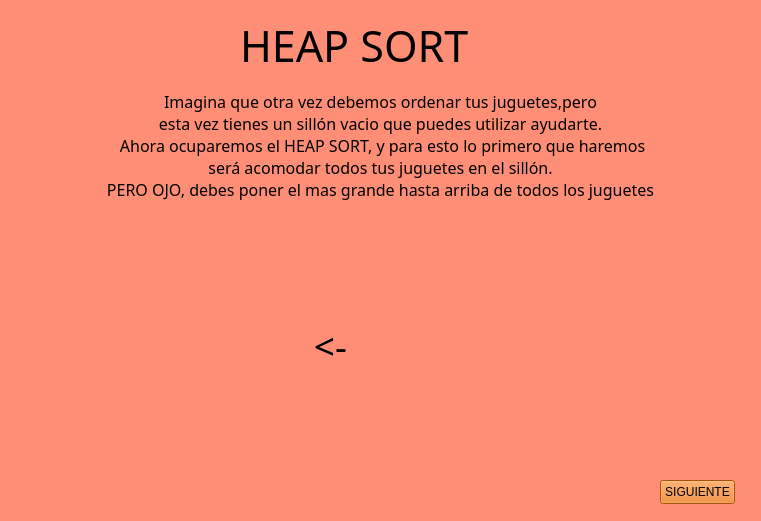
<?xml version="1.0" encoding="UTF-8"?>
<ui version="4.0">
 <class>StackedWidget</class>
 <widget class="QStackedWidget" name="StackedWidget">
  <property name="geometry">
   <rect>
    <x>0</x>
    <y>0</y>
    <width>761</width>
    <height>521</height>
   </rect>
  </property>
  <property name="windowTitle">
   <string>StackedWidget</string>
  </property>
  <property name="styleSheet">
   <string notr="true">background-color:rgb(255, 142, 119)</string>
  </property>
  <property name="currentIndex">
   <number>0</number>
  </property>
  <widget class="QWidget" name="page">
   <widget class="QLabel" name="label">
    <property name="geometry">
     <rect>
      <x>240</x>
      <y>20</y>
      <width>281</width>
      <height>51</height>
     </rect>
    </property>
    <property name="font">
     <font>
      <family>Caprasimo</family>
      <pointsize>32</pointsize>
      <bold>false</bold>
     </font>
    </property>
    <property name="text">
     <string>HEAP SORT</string>
    </property>
   </widget>
   <widget class="QLabel" name="label_2">
    <property name="geometry">
     <rect>
      <x>60</x>
      <y>220</y>
      <width>191</width>
      <height>241</height>
     </rect>
    </property>
    <property name="text">
     <string/>
    </property>
    <property name="pixmap">
     <pixmap>Sources/Images/sillon.png</pixmap>
    </property>
    <property name="scaledContents">
     <bool>true</bool>
    </property>
   </widget>
   <widget class="QPushButton" name="btnNext">
    <property name="geometry">
     <rect>
      <x>660</x>
      <y>480</y>
      <width>75</width>
      <height>24</height>
     </rect>
    </property>
    <property name="styleSheet">
     <string notr="true">background-color:rgb(232, 119, 21)</string>
    </property>
    <property name="text">
     <string>SIGUIENTE</string>
    </property>
   </widget>
   <widget class="QLabel" name="label_3">
    <property name="geometry">
     <rect>
      <x>80</x>
      <y>70</y>
      <width>601</width>
      <height>151</height>
     </rect>
    </property>
    <property name="font">
     <font>
      <family>Caprasimo</family>
      <pointsize>12</pointsize>
      <bold>false</bold>
     </font>
    </property>
    <property name="text">
     <string>Imagina que otra vez debemos ordenar tus juguetes,pero 
esta vez tienes un sillón vacio que puedes utilizar ayudarte.
 Ahora ocuparemos el HEAP SORT, y para esto lo primero que haremos
será acomodar todos tus juguetes en el sillón.
PERO OJO, debes poner el mas grande hasta arriba de todos los juguetes</string>
    </property>
    <property name="alignment">
     <set>Qt::AlignmentFlag::AlignCenter</set>
    </property>
   </widget>
   <widget class="QLabel" name="label_4">
    <property name="geometry">
     <rect>
      <x>400</x>
      <y>400</y>
      <width>61</width>
      <height>41</height>
     </rect>
    </property>
    <property name="text">
     <string/>
    </property>
    <property name="pixmap">
     <pixmap>Sources/Images/camion.png</pixmap>
    </property>
    <property name="scaledContents">
     <bool>true</bool>
    </property>
   </widget>
   <widget class="QLabel" name="label_5">
    <property name="geometry">
     <rect>
      <x>400</x>
      <y>335</y>
      <width>71</width>
      <height>41</height>
     </rect>
    </property>
    <property name="text">
     <string/>
    </property>
    <property name="pixmap">
     <pixmap>Sources/Images/carro.png</pixmap>
    </property>
    <property name="scaledContents">
     <bool>true</bool>
    </property>
   </widget>
   <widget class="QLabel" name="label_6">
    <property name="geometry">
     <rect>
      <x>490</x>
      <y>385</y>
      <width>81</width>
      <height>61</height>
     </rect>
    </property>
    <property name="text">
     <string/>
    </property>
    <property name="pixmap">
     <pixmap>Sources/Images/heli.png</pixmap>
    </property>
    <property name="scaledContents">
     <bool>true</bool>
    </property>
   </widget>
   <widget class="QLabel" name="label_7">
    <property name="geometry">
     <rect>
      <x>490</x>
      <y>275</y>
      <width>81</width>
      <height>91</height>
     </rect>
    </property>
    <property name="text">
     <string/>
    </property>
    <property name="pixmap">
     <pixmap>Sources/Images/muñeca.png</pixmap>
    </property>
    <property name="scaledContents">
     <bool>true</bool>
    </property>
   </widget>
   <widget class="QLabel" name="label_8">
    <property name="geometry">
     <rect>
      <x>590</x>
      <y>330</y>
      <width>81</width>
      <height>111</height>
     </rect>
    </property>
    <property name="text">
     <string/>
    </property>
    <property name="pixmap">
     <pixmap>Sources/Images/robot.png</pixmap>
    </property>
    <property name="scaledContents">
     <bool>true</bool>
    </property>
   </widget>
   <widget class="QLabel" name="label_9">
    <property name="geometry">
     <rect>
      <x>290</x>
      <y>310</y>
      <width>81</width>
      <height>71</height>
     </rect>
    </property>
    <property name="font">
     <font>
      <family>Caprasimo</family>
      <pointsize>28</pointsize>
      <bold>false</bold>
     </font>
    </property>
    <property name="text">
     <string>&lt;-</string>
    </property>
    <property name="alignment">
     <set>Qt::AlignmentFlag::AlignCenter</set>
    </property>
   </widget>
  </widget>
  <widget class="QWidget" name="page_2">
   <widget class="QPushButton" name="btnNext_2">
    <property name="geometry">
     <rect>
      <x>660</x>
      <y>480</y>
      <width>75</width>
      <height>24</height>
     </rect>
    </property>
    <property name="styleSheet">
     <string notr="true">background-color:rgb(232, 119, 21)</string>
    </property>
    <property name="text">
     <string>SIGUIENTE</string>
    </property>
   </widget>
   <widget class="QLabel" name="label_11">
    <property name="geometry">
     <rect>
      <x>60</x>
      <y>60</y>
      <width>641</width>
      <height>151</height>
     </rect>
    </property>
    <property name="font">
     <font>
      <family>Caprasimo</family>
      <pointsize>12</pointsize>
      <bold>false</bold>
     </font>
    </property>
    <property name="text">
     <string>Ahora, de la montaña magica que hicimos en el sillón, vamos a quitar 
el juguete de hasta arriba para ponerlo en el lugar donde lo vamos a guardar.</string>
    </property>
    <property name="alignment">
     <set>Qt::AlignmentFlag::AlignCenter</set>
    </property>
   </widget>
   <widget class="QLabel" name="label_12">
    <property name="geometry">
     <rect>
      <x>30</x>
      <y>190</y>
      <width>251</width>
      <height>331</height>
     </rect>
    </property>
    <property name="text">
     <string/>
    </property>
    <property name="pixmap">
     <pixmap>Sources/Images/sillon.png</pixmap>
    </property>
    <property name="scaledContents">
     <bool>true</bool>
    </property>
   </widget>
   <widget class="QLabel" name="label_13">
    <property name="geometry">
     <rect>
      <x>120</x>
      <y>360</y>
      <width>81</width>
      <height>61</height>
     </rect>
    </property>
    <property name="text">
     <string/>
    </property>
    <property name="pixmap">
     <pixmap>Sources/Images/heli.png</pixmap>
    </property>
    <property name="scaledContents">
     <bool>true</bool>
    </property>
   </widget>
   <widget class="QLabel" name="label_14">
    <property name="geometry">
     <rect>
      <x>170</x>
      <y>330</y>
      <width>71</width>
      <height>41</height>
     </rect>
    </property>
    <property name="text">
     <string/>
    </property>
    <property name="pixmap">
     <pixmap>Sources/Images/carro.png</pixmap>
    </property>
    <property name="scaledContents">
     <bool>true</bool>
    </property>
   </widget>
   <widget class="QLabel" name="label_15">
    <property name="geometry">
     <rect>
      <x>60</x>
      <y>360</y>
      <width>61</width>
      <height>41</height>
     </rect>
    </property>
    <property name="text">
     <string/>
    </property>
    <property name="pixmap">
     <pixmap>Sources/Images/camion.png</pixmap>
    </property>
    <property name="scaledContents">
     <bool>true</bool>
    </property>
   </widget>
   <widget class="QLabel" name="label_16">
    <property name="geometry">
     <rect>
      <x>160</x>
      <y>220</y>
      <width>81</width>
      <height>111</height>
     </rect>
    </property>
    <property name="text">
     <string/>
    </property>
    <property name="pixmap">
     <pixmap>Sources/Images/robot.png</pixmap>
    </property>
    <property name="scaledContents">
     <bool>true</bool>
    </property>
   </widget>
   <widget class="QLabel" name="label_17">
    <property name="geometry">
     <rect>
      <x>90</x>
      <y>270</y>
      <width>81</width>
      <height>91</height>
     </rect>
    </property>
    <property name="text">
     <string/>
    </property>
    <property name="pixmap">
     <pixmap>Sources/Images/muñeca.png</pixmap>
    </property>
    <property name="scaledContents">
     <bool>true</bool>
    </property>
   </widget>
   <widget class="QLabel" name="label_18">
    <property name="geometry">
     <rect>
      <x>280</x>
      <y>300</y>
      <width>81</width>
      <height>71</height>
     </rect>
    </property>
    <property name="font">
     <font>
      <pointsize>28</pointsize>
      <bold>true</bold>
     </font>
    </property>
    <property name="text">
     <string>-&gt;</string>
    </property>
    <property name="alignment">
     <set>Qt::AlignmentFlag::AlignCenter</set>
    </property>
   </widget>
   <widget class="QLabel" name="label_19">
    <property name="geometry">
     <rect>
      <x>670</x>
      <y>290</y>
      <width>51</width>
      <height>81</height>
     </rect>
    </property>
    <property name="text">
     <string/>
    </property>
    <property name="pixmap">
     <pixmap>Sources/Images/robot.png</pixmap>
    </property>
    <property name="scaledContents">
     <bool>true</bool>
    </property>
   </widget>
   <widget class="QLabel" name="label_20">
    <property name="geometry">
     <rect>
      <x>360</x>
      <y>270</y>
      <width>371</width>
      <height>121</height>
     </rect>
    </property>
    <property name="text">
     <string/>
    </property>
    <property name="pixmap">
     <pixmap>Sources/Images/mueble.png</pixmap>
    </property>
    <property name="scaledContents">
     <bool>true</bool>
    </property>
   </widget>
   <widget class="QLabel" name="label_10">
    <property name="geometry">
     <rect>
      <x>240</x>
      <y>20</y>
      <width>281</width>
      <height>51</height>
     </rect>
    </property>
    <property name="font">
     <font>
      <family>Caprasimo</family>
      <pointsize>32</pointsize>
      <bold>false</bold>
     </font>
    </property>
    <property name="text">
     <string>HEAP SORT</string>
    </property>
   </widget>
   <zorder>btnNext_2</zorder>
   <zorder>label_11</zorder>
   <zorder>label_12</zorder>
   <zorder>label_13</zorder>
   <zorder>label_14</zorder>
   <zorder>label_15</zorder>
   <zorder>label_16</zorder>
   <zorder>label_17</zorder>
   <zorder>label_18</zorder>
   <zorder>label_20</zorder>
   <zorder>label_19</zorder>
   <zorder>label_10</zorder>
  </widget>
  <widget class="QWidget" name="page_3">
   <widget class="QPushButton" name="btnNext_3">
    <property name="geometry">
     <rect>
      <x>660</x>
      <y>480</y>
      <width>75</width>
      <height>24</height>
     </rect>
    </property>
    <property name="styleSheet">
     <string notr="true">background-color:rgb(232, 119, 21)</string>
    </property>
    <property name="text">
     <string>SIGUIENTE</string>
    </property>
   </widget>
   <widget class="QLabel" name="label_22">
    <property name="geometry">
     <rect>
      <x>70</x>
      <y>60</y>
      <width>611</width>
      <height>151</height>
     </rect>
    </property>
    <property name="font">
     <font>
      <family>Caprasimo</family>
      <pointsize>12</pointsize>
      <bold>false</bold>
     </font>
    </property>
    <property name="text">
     <string>Ya ordenamos el primer juguete, pero ahora en 
el sillón debemos poner hasta arriba, el nuevo juegute mas grande. una 
vez que lo pongamos y sepamos cúal es, otra vez sacaremos ese juguete del 
sillón para ponerlo en el mueble</string>
    </property>
    <property name="alignment">
     <set>Qt::AlignmentFlag::AlignCenter</set>
    </property>
   </widget>
   <widget class="QLabel" name="label_23">
    <property name="geometry">
     <rect>
      <x>120</x>
      <y>330</y>
      <width>81</width>
      <height>61</height>
     </rect>
    </property>
    <property name="text">
     <string/>
    </property>
    <property name="pixmap">
     <pixmap>Sources/Images/heli.png</pixmap>
    </property>
    <property name="scaledContents">
     <bool>true</bool>
    </property>
   </widget>
   <widget class="QLabel" name="label_24">
    <property name="geometry">
     <rect>
      <x>60</x>
      <y>330</y>
      <width>61</width>
      <height>41</height>
     </rect>
    </property>
    <property name="text">
     <string/>
    </property>
    <property name="pixmap">
     <pixmap>Sources/Images/camion.png</pixmap>
    </property>
    <property name="scaledContents">
     <bool>true</bool>
    </property>
   </widget>
   <widget class="QLabel" name="label_25">
    <property name="geometry">
     <rect>
      <x>280</x>
      <y>270</y>
      <width>81</width>
      <height>71</height>
     </rect>
    </property>
    <property name="font">
     <font>
      <family>Caprasimo</family>
      <pointsize>28</pointsize>
      <bold>false</bold>
     </font>
    </property>
    <property name="text">
     <string>-&gt;</string>
    </property>
    <property name="alignment">
     <set>Qt::AlignmentFlag::AlignCenter</set>
    </property>
   </widget>
   <widget class="QLabel" name="label_26">
    <property name="geometry">
     <rect>
      <x>30</x>
      <y>180</y>
      <width>251</width>
      <height>311</height>
     </rect>
    </property>
    <property name="text">
     <string/>
    </property>
    <property name="pixmap">
     <pixmap>Sources/Images/sillon.png</pixmap>
    </property>
    <property name="scaledContents">
     <bool>true</bool>
    </property>
   </widget>
   <widget class="QLabel" name="label_28">
    <property name="geometry">
     <rect>
      <x>110</x>
      <y>200</y>
      <width>81</width>
      <height>91</height>
     </rect>
    </property>
    <property name="text">
     <string/>
    </property>
    <property name="pixmap">
     <pixmap>Sources/Images/muñeca.png</pixmap>
    </property>
    <property name="scaledContents">
     <bool>true</bool>
    </property>
   </widget>
   <widget class="QLabel" name="label_29">
    <property name="geometry">
     <rect>
      <x>80</x>
      <y>290</y>
      <width>71</width>
      <height>41</height>
     </rect>
    </property>
    <property name="text">
     <string/>
    </property>
    <property name="pixmap">
     <pixmap>Sources/Images/carro.png</pixmap>
    </property>
    <property name="scaledContents">
     <bool>true</bool>
    </property>
   </widget>
   <widget class="QLabel" name="label_30">
    <property name="geometry">
     <rect>
      <x>90</x>
      <y>330</y>
      <width>61</width>
      <height>41</height>
     </rect>
    </property>
    <property name="text">
     <string/>
    </property>
    <property name="pixmap">
     <pixmap>Sources/Images/camion.png</pixmap>
    </property>
    <property name="scaledContents">
     <bool>true</bool>
    </property>
   </widget>
   <widget class="QLabel" name="label_31">
    <property name="geometry">
     <rect>
      <x>150</x>
      <y>290</y>
      <width>81</width>
      <height>61</height>
     </rect>
    </property>
    <property name="text">
     <string/>
    </property>
    <property name="pixmap">
     <pixmap>Sources/Images/heli.png</pixmap>
    </property>
    <property name="scaledContents">
     <bool>true</bool>
    </property>
   </widget>
   <widget class="QLabel" name="label_27">
    <property name="geometry">
     <rect>
      <x>670</x>
      <y>280</y>
      <width>51</width>
      <height>81</height>
     </rect>
    </property>
    <property name="text">
     <string/>
    </property>
    <property name="pixmap">
     <pixmap>Sources/Images/robot.png</pixmap>
    </property>
    <property name="scaledContents">
     <bool>true</bool>
    </property>
   </widget>
   <widget class="QLabel" name="label_32">
    <property name="geometry">
     <rect>
      <x>360</x>
      <y>260</y>
      <width>371</width>
      <height>121</height>
     </rect>
    </property>
    <property name="text">
     <string/>
    </property>
    <property name="pixmap">
     <pixmap>Sources/Images/mueble.png</pixmap>
    </property>
    <property name="scaledContents">
     <bool>true</bool>
    </property>
   </widget>
   <widget class="QLabel" name="label_33">
    <property name="geometry">
     <rect>
      <x>600</x>
      <y>290</y>
      <width>51</width>
      <height>71</height>
     </rect>
    </property>
    <property name="text">
     <string/>
    </property>
    <property name="pixmap">
     <pixmap>Sources/Images/muñeca.png</pixmap>
    </property>
    <property name="scaledContents">
     <bool>true</bool>
    </property>
   </widget>
   <widget class="QLabel" name="label_21">
    <property name="geometry">
     <rect>
      <x>240</x>
      <y>20</y>
      <width>281</width>
      <height>51</height>
     </rect>
    </property>
    <property name="font">
     <font>
      <family>Caprasimo</family>
      <pointsize>32</pointsize>
      <bold>false</bold>
     </font>
    </property>
    <property name="text">
     <string>HEAP SORT</string>
    </property>
   </widget>
   <zorder>btnNext_3</zorder>
   <zorder>label_22</zorder>
   <zorder>label_23</zorder>
   <zorder>label_24</zorder>
   <zorder>label_25</zorder>
   <zorder>label_26</zorder>
   <zorder>label_28</zorder>
   <zorder>label_29</zorder>
   <zorder>label_30</zorder>
   <zorder>label_31</zorder>
   <zorder>label_32</zorder>
   <zorder>label_27</zorder>
   <zorder>label_33</zorder>
   <zorder>label_21</zorder>
  </widget>
  <widget class="QWidget" name="page_4">
   <widget class="QLabel" name="label_35">
    <property name="geometry">
     <rect>
      <x>20</x>
      <y>170</y>
      <width>251</width>
      <height>311</height>
     </rect>
    </property>
    <property name="text">
     <string/>
    </property>
    <property name="pixmap">
     <pixmap>Sources/Images/sillon.png</pixmap>
    </property>
    <property name="scaledContents">
     <bool>true</bool>
    </property>
   </widget>
   <widget class="QLabel" name="label_36">
    <property name="geometry">
     <rect>
      <x>360</x>
      <y>250</y>
      <width>371</width>
      <height>121</height>
     </rect>
    </property>
    <property name="text">
     <string/>
    </property>
    <property name="pixmap">
     <pixmap>Sources/Images/mueble.png</pixmap>
    </property>
    <property name="scaledContents">
     <bool>true</bool>
    </property>
   </widget>
   <widget class="QPushButton" name="btnNext_4">
    <property name="geometry">
     <rect>
      <x>660</x>
      <y>480</y>
      <width>75</width>
      <height>24</height>
     </rect>
    </property>
    <property name="styleSheet">
     <string notr="true">background-color:rgb(232, 119, 21)</string>
    </property>
    <property name="text">
     <string>SIGUIENTE</string>
    </property>
   </widget>
   <widget class="QLabel" name="label_37">
    <property name="geometry">
     <rect>
      <x>70</x>
      <y>60</y>
      <width>601</width>
      <height>151</height>
     </rect>
    </property>
    <property name="font">
     <font>
      <family>Caprasimo</family>
      <pointsize>12</pointsize>
      <bold>false</bold>
     </font>
    </property>
    <property name="text">
     <string>Repetimos el proceso.
Ordenamos el sillon poniendo el nuevo juguete mas grande hasta arriba. 
Debemos sacar el mas grande del sillón para ponerlo en el mueble.</string>
    </property>
    <property name="alignment">
     <set>Qt::AlignmentFlag::AlignCenter</set>
    </property>
   </widget>
   <widget class="QLabel" name="label_38">
    <property name="geometry">
     <rect>
      <x>670</x>
      <y>280</y>
      <width>51</width>
      <height>81</height>
     </rect>
    </property>
    <property name="text">
     <string/>
    </property>
    <property name="pixmap">
     <pixmap>Sources/Images/robot.png</pixmap>
    </property>
    <property name="scaledContents">
     <bool>true</bool>
    </property>
   </widget>
   <widget class="QLabel" name="label_39">
    <property name="geometry">
     <rect>
      <x>600</x>
      <y>290</y>
      <width>51</width>
      <height>71</height>
     </rect>
    </property>
    <property name="text">
     <string/>
    </property>
    <property name="pixmap">
     <pixmap>Sources/Images/muñeca.png</pixmap>
    </property>
    <property name="scaledContents">
     <bool>true</bool>
    </property>
   </widget>
   <widget class="QLabel" name="label_40">
    <property name="geometry">
     <rect>
      <x>100</x>
      <y>250</y>
      <width>81</width>
      <height>61</height>
     </rect>
    </property>
    <property name="text">
     <string/>
    </property>
    <property name="pixmap">
     <pixmap>Sources/Images/heli.png</pixmap>
    </property>
    <property name="scaledContents">
     <bool>true</bool>
    </property>
   </widget>
   <widget class="QLabel" name="label_41">
    <property name="geometry">
     <rect>
      <x>70</x>
      <y>310</y>
      <width>61</width>
      <height>41</height>
     </rect>
    </property>
    <property name="text">
     <string/>
    </property>
    <property name="pixmap">
     <pixmap>Sources/Images/camion.png</pixmap>
    </property>
    <property name="scaledContents">
     <bool>true</bool>
    </property>
   </widget>
   <widget class="QLabel" name="label_42">
    <property name="geometry">
     <rect>
      <x>140</x>
      <y>310</y>
      <width>71</width>
      <height>41</height>
     </rect>
    </property>
    <property name="text">
     <string/>
    </property>
    <property name="pixmap">
     <pixmap>Sources/Images/carro.png</pixmap>
    </property>
    <property name="scaledContents">
     <bool>true</bool>
    </property>
   </widget>
   <widget class="QLabel" name="label_43">
    <property name="geometry">
     <rect>
      <x>270</x>
      <y>280</y>
      <width>81</width>
      <height>71</height>
     </rect>
    </property>
    <property name="font">
     <font>
      <family>Caprasimo</family>
      <pointsize>28</pointsize>
      <bold>false</bold>
     </font>
    </property>
    <property name="text">
     <string>-&gt;</string>
    </property>
    <property name="alignment">
     <set>Qt::AlignmentFlag::AlignCenter</set>
    </property>
   </widget>
   <widget class="QLabel" name="label_44">
    <property name="geometry">
     <rect>
      <x>530</x>
      <y>310</y>
      <width>51</width>
      <height>51</height>
     </rect>
    </property>
    <property name="text">
     <string/>
    </property>
    <property name="pixmap">
     <pixmap>Sources/Images/heli.png</pixmap>
    </property>
    <property name="scaledContents">
     <bool>true</bool>
    </property>
   </widget>
   <widget class="QLabel" name="label_34">
    <property name="geometry">
     <rect>
      <x>240</x>
      <y>20</y>
      <width>281</width>
      <height>51</height>
     </rect>
    </property>
    <property name="font">
     <font>
      <family>Caprasimo</family>
      <pointsize>32</pointsize>
      <bold>false</bold>
     </font>
    </property>
    <property name="text">
     <string>HEAP SORT</string>
    </property>
   </widget>
  </widget>
  <widget class="QWidget" name="page_5">
   <widget class="QLabel" name="label_45">
    <property name="geometry">
     <rect>
      <x>600</x>
      <y>260</y>
      <width>51</width>
      <height>71</height>
     </rect>
    </property>
    <property name="text">
     <string/>
    </property>
    <property name="pixmap">
     <pixmap>Sources/Images/muñeca.png</pixmap>
    </property>
    <property name="scaledContents">
     <bool>true</bool>
    </property>
   </widget>
   <widget class="QLabel" name="label_46">
    <property name="geometry">
     <rect>
      <x>530</x>
      <y>280</y>
      <width>51</width>
      <height>51</height>
     </rect>
    </property>
    <property name="text">
     <string/>
    </property>
    <property name="pixmap">
     <pixmap>Sources/Images/heli.png</pixmap>
    </property>
    <property name="scaledContents">
     <bool>true</bool>
    </property>
   </widget>
   <widget class="QLabel" name="label_47">
    <property name="geometry">
     <rect>
      <x>20</x>
      <y>150</y>
      <width>251</width>
      <height>311</height>
     </rect>
    </property>
    <property name="text">
     <string/>
    </property>
    <property name="pixmap">
     <pixmap>Sources/Images/sillon.png</pixmap>
    </property>
    <property name="scaledContents">
     <bool>true</bool>
    </property>
   </widget>
   <widget class="QLabel" name="label_48">
    <property name="geometry">
     <rect>
      <x>670</x>
      <y>250</y>
      <width>51</width>
      <height>81</height>
     </rect>
    </property>
    <property name="text">
     <string/>
    </property>
    <property name="pixmap">
     <pixmap>Sources/Images/robot.png</pixmap>
    </property>
    <property name="scaledContents">
     <bool>true</bool>
    </property>
   </widget>
   <widget class="QPushButton" name="btnNext_5">
    <property name="geometry">
     <rect>
      <x>660</x>
      <y>480</y>
      <width>75</width>
      <height>24</height>
     </rect>
    </property>
    <property name="styleSheet">
     <string notr="true">background-color:rgb(232, 119, 21)</string>
    </property>
    <property name="text">
     <string>SIGUIENTE</string>
    </property>
   </widget>
   <widget class="QLabel" name="label_50">
    <property name="geometry">
     <rect>
      <x>360</x>
      <y>230</y>
      <width>371</width>
      <height>121</height>
     </rect>
    </property>
    <property name="text">
     <string/>
    </property>
    <property name="pixmap">
     <pixmap>Sources/Images/mueble.png</pixmap>
    </property>
    <property name="scaledContents">
     <bool>true</bool>
    </property>
   </widget>
   <widget class="QLabel" name="label_51">
    <property name="geometry">
     <rect>
      <x>110</x>
      <y>240</y>
      <width>71</width>
      <height>41</height>
     </rect>
    </property>
    <property name="text">
     <string/>
    </property>
    <property name="pixmap">
     <pixmap>Sources/Images/carro.png</pixmap>
    </property>
    <property name="scaledContents">
     <bool>true</bool>
    </property>
   </widget>
   <widget class="QLabel" name="label_52">
    <property name="geometry">
     <rect>
      <x>110</x>
      <y>280</y>
      <width>61</width>
      <height>41</height>
     </rect>
    </property>
    <property name="text">
     <string/>
    </property>
    <property name="pixmap">
     <pixmap>Sources/Images/camion.png</pixmap>
    </property>
    <property name="scaledContents">
     <bool>true</bool>
    </property>
   </widget>
   <widget class="QLabel" name="label_53">
    <property name="geometry">
     <rect>
      <x>270</x>
      <y>250</y>
      <width>81</width>
      <height>71</height>
     </rect>
    </property>
    <property name="font">
     <font>
      <family>Caprasimo</family>
      <pointsize>28</pointsize>
      <bold>false</bold>
     </font>
    </property>
    <property name="text">
     <string>-&gt;</string>
    </property>
    <property name="alignment">
     <set>Qt::AlignmentFlag::AlignCenter</set>
    </property>
   </widget>
   <widget class="QLabel" name="label_54">
    <property name="geometry">
     <rect>
      <x>80</x>
      <y>60</y>
      <width>601</width>
      <height>151</height>
     </rect>
    </property>
    <property name="font">
     <font>
      <family>Caprasimo</family>
      <pointsize>12</pointsize>
      <bold>false</bold>
     </font>
    </property>
    <property name="text">
     <string>Repetimos el proceso.
Ordenamos el sillon poniendo el nuevo juguete mas grande hasta arriba. 
Debemos sacar el mas grande del sillón para ponerlo en el mueble.</string>
    </property>
    <property name="alignment">
     <set>Qt::AlignmentFlag::AlignCenter</set>
    </property>
   </widget>
   <widget class="QLabel" name="label_55">
    <property name="geometry">
     <rect>
      <x>460</x>
      <y>290</y>
      <width>51</width>
      <height>31</height>
     </rect>
    </property>
    <property name="text">
     <string/>
    </property>
    <property name="pixmap">
     <pixmap>Sources/Images/carro.png</pixmap>
    </property>
    <property name="scaledContents">
     <bool>true</bool>
    </property>
   </widget>
   <widget class="QLabel" name="label_49">
    <property name="geometry">
     <rect>
      <x>240</x>
      <y>20</y>
      <width>281</width>
      <height>51</height>
     </rect>
    </property>
    <property name="font">
     <font>
      <family>Caprasimo</family>
      <pointsize>32</pointsize>
      <bold>false</bold>
     </font>
    </property>
    <property name="text">
     <string>HEAP SORT</string>
    </property>
   </widget>
   <zorder>label_47</zorder>
   <zorder>btnNext_5</zorder>
   <zorder>label_50</zorder>
   <zorder>label_46</zorder>
   <zorder>label_45</zorder>
   <zorder>label_48</zorder>
   <zorder>label_51</zorder>
   <zorder>label_52</zorder>
   <zorder>label_53</zorder>
   <zorder>label_54</zorder>
   <zorder>label_55</zorder>
   <zorder>label_49</zorder>
  </widget>
  <widget class="QWidget" name="page_6">
   <widget class="QPushButton" name="btnTermiando">
    <property name="geometry">
     <rect>
      <x>310</x>
      <y>430</y>
      <width>141</width>
      <height>51</height>
     </rect>
    </property>
    <property name="styleSheet">
     <string notr="true">background-color:rgb(232, 119, 21)</string>
    </property>
    <property name="text">
     <string>TERMINADO</string>
    </property>
   </widget>
   <widget class="QLabel" name="label_56">
    <property name="geometry">
     <rect>
      <x>260</x>
      <y>270</y>
      <width>81</width>
      <height>71</height>
     </rect>
    </property>
    <property name="font">
     <font>
      <family>Caprasimo</family>
      <pointsize>28</pointsize>
      <bold>false</bold>
     </font>
    </property>
    <property name="text">
     <string>-&gt;</string>
    </property>
    <property name="alignment">
     <set>Qt::AlignmentFlag::AlignCenter</set>
    </property>
   </widget>
   <widget class="QLabel" name="label_57">
    <property name="geometry">
     <rect>
      <x>80</x>
      <y>60</y>
      <width>601</width>
      <height>151</height>
     </rect>
    </property>
    <property name="font">
     <font>
      <family>Caprasimo</family>
      <pointsize>12</pointsize>
      <bold>false</bold>
     </font>
    </property>
    <property name="text">
     <string>Una vez que ya no tengamos nada en el sillón 
y metamos todos nuestros juguetes en el mueble
Habremos acabado de ordenar con nuestro amigo HEAP SORT.
¿Qué te pareció este método? 
¿Te gustó?</string>
    </property>
    <property name="alignment">
     <set>Qt::AlignmentFlag::AlignCenter</set>
    </property>
   </widget>
   <widget class="QLabel" name="label_58">
    <property name="geometry">
     <rect>
      <x>40</x>
      <y>180</y>
      <width>231</width>
      <height>291</height>
     </rect>
    </property>
    <property name="text">
     <string/>
    </property>
    <property name="pixmap">
     <pixmap>Sources/Images/sillon.png</pixmap>
    </property>
    <property name="scaledContents">
     <bool>true</bool>
    </property>
   </widget>
   <widget class="QLabel" name="label_59">
    <property name="geometry">
     <rect>
      <x>350</x>
      <y>250</y>
      <width>371</width>
      <height>121</height>
     </rect>
    </property>
    <property name="text">
     <string/>
    </property>
    <property name="pixmap">
     <pixmap>Sources/Images/mueble.png</pixmap>
    </property>
    <property name="scaledContents">
     <bool>true</bool>
    </property>
   </widget>
   <widget class="QLabel" name="label_61">
    <property name="geometry">
     <rect>
      <x>520</x>
      <y>300</y>
      <width>51</width>
      <height>51</height>
     </rect>
    </property>
    <property name="text">
     <string/>
    </property>
    <property name="pixmap">
     <pixmap>Sources/Images/heli.png</pixmap>
    </property>
    <property name="scaledContents">
     <bool>true</bool>
    </property>
   </widget>
   <widget class="QLabel" name="label_62">
    <property name="geometry">
     <rect>
      <x>450</x>
      <y>310</y>
      <width>51</width>
      <height>41</height>
     </rect>
    </property>
    <property name="text">
     <string/>
    </property>
    <property name="pixmap">
     <pixmap>Sources/Images/carro.png</pixmap>
    </property>
    <property name="scaledContents">
     <bool>true</bool>
    </property>
   </widget>
   <widget class="QLabel" name="label_63">
    <property name="geometry">
     <rect>
      <x>590</x>
      <y>280</y>
      <width>51</width>
      <height>71</height>
     </rect>
    </property>
    <property name="text">
     <string/>
    </property>
    <property name="pixmap">
     <pixmap>Sources/Images/muñeca.png</pixmap>
    </property>
    <property name="scaledContents">
     <bool>true</bool>
    </property>
   </widget>
   <widget class="QLabel" name="label_64">
    <property name="geometry">
     <rect>
      <x>650</x>
      <y>270</y>
      <width>51</width>
      <height>81</height>
     </rect>
    </property>
    <property name="text">
     <string/>
    </property>
    <property name="pixmap">
     <pixmap>Sources/Images/robot.png</pixmap>
    </property>
    <property name="scaledContents">
     <bool>true</bool>
    </property>
   </widget>
   <widget class="QLabel" name="label_65">
    <property name="geometry">
     <rect>
      <x>380</x>
      <y>320</y>
      <width>51</width>
      <height>31</height>
     </rect>
    </property>
    <property name="text">
     <string/>
    </property>
    <property name="pixmap">
     <pixmap>Sources/Images/camion.png</pixmap>
    </property>
    <property name="scaledContents">
     <bool>true</bool>
    </property>
   </widget>
   <widget class="QLabel" name="label_60">
    <property name="geometry">
     <rect>
      <x>240</x>
      <y>20</y>
      <width>281</width>
      <height>51</height>
     </rect>
    </property>
    <property name="font">
     <font>
      <family>Caprasimo</family>
      <pointsize>32</pointsize>
      <bold>false</bold>
     </font>
    </property>
    <property name="text">
     <string>HEAP SORT</string>
    </property>
   </widget>
  </widget>
 </widget>
 <resources/>
 <connections/>
</ui>
